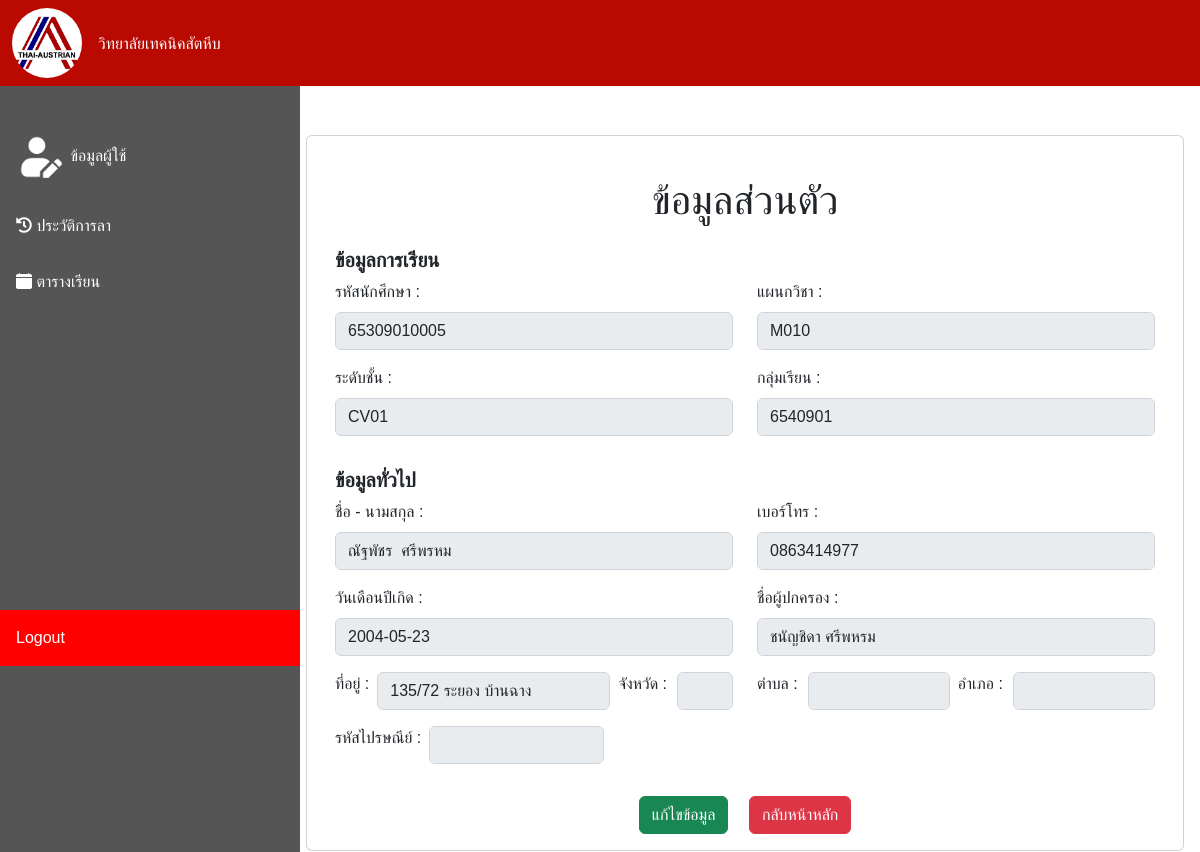
Page /User.php (signed in) on the earlier database version.
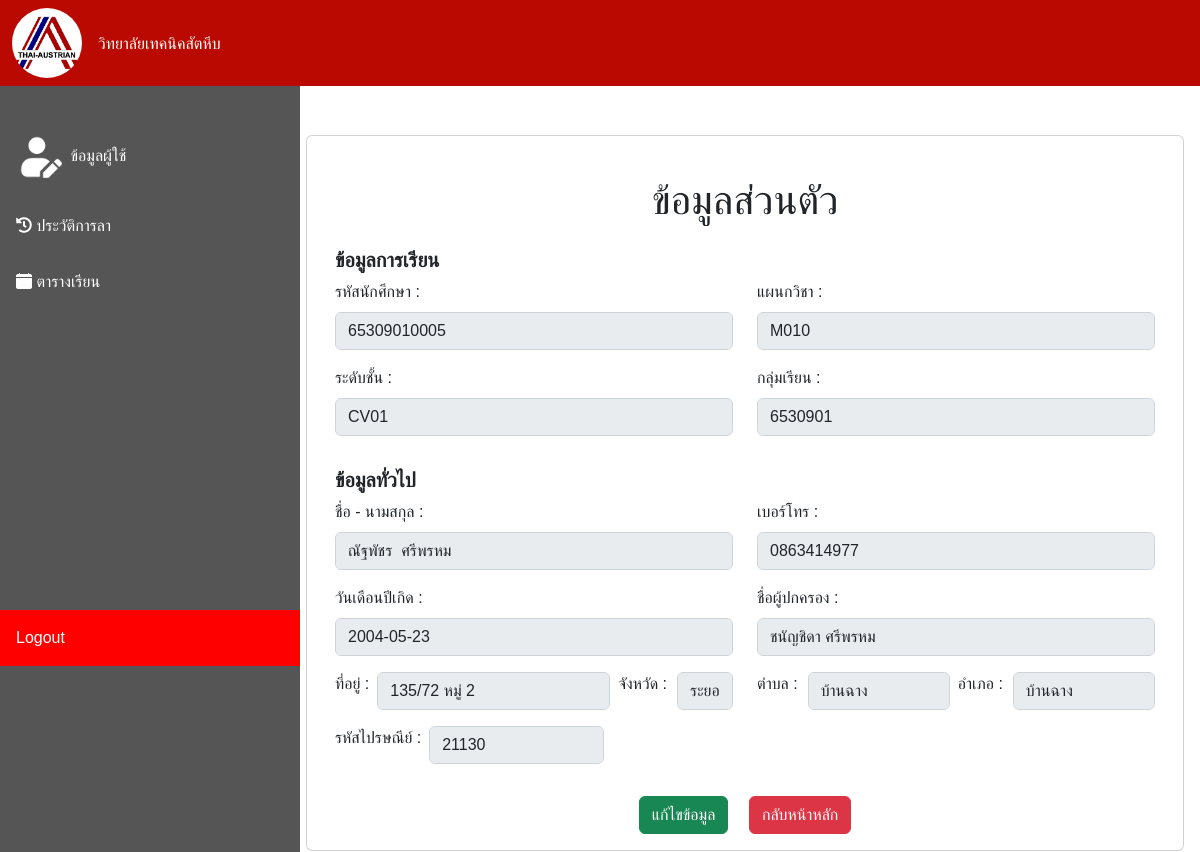
Same page on the later database version.
### tables this page shows
CREATE TABLE `std` (
  `STD_ID` varchar(11) NOT NULL,
  `Prefix_ID` varchar(4) NOT NULL,
  `STD_Name` varchar(50) NOT NULL,
  `STD_Lastname` varchar(50) NOT NULL,
  `STD_Birth` date DEFAULT NULL,
  `STD_Phone` varchar(10) DEFAULT NULL,
  `Classlev_ID` varchar(4) NOT NULL,
  `Major_ID` varchar(4) NOT NULL,
  `Parent_Name` varchar(100) NOT NULL,
  `STD_Address` varchar(100) DEFAULT NULL,
  `Group_ID` int(9) NOT NULL,
  `Password` varchar(50) NOT NULL,
  `provinces_id` int(2) DEFAULT NULL,
  `district_id` int(4) DEFAULT NULL,
  `subdistrict_id` int(6) DEFAULT NULL
);

CREATE TABLE `provinces` (
  `provinces_id` int(2) NOT NULL,
  `name_th` varchar(150) DEFAULT '',
  `name_th_short` varchar(10) DEFAULT '',
  `name_en` varchar(150) DEFAULT ''
);

CREATE TABLE `district` (
  `district_id` int(4) NOT NULL,
  `d_name_th` varchar(150) NOT NULL,
  `name_en` varchar(150) NOT NULL,
  `provinces_id` int(2) NOT NULL DEFAULT 0
);

CREATE TABLE `subdistrict` (
  `subdistrict_id` varchar(6) NOT NULL,
  `zip_code` int(11) NOT NULL,
  `s_name_th` varchar(150) NOT NULL,
  `name_en` varchar(150) NOT NULL,
  `district_id` int(11) NOT NULL DEFAULT 0
);

### User.php (the view, shortened to what the changed rows need)
<!DOCTYPE html>
<html lang="en">
<head>
    <link rel="stylesheet" href="https://maxcdn.bootstrapcdn.com/bootstrap/4.5.2/css/bootstrap.min.css">
</head>
<body>
    <?php
    include_once "navbar.php";
    include "connect.php";
    include "sidebar.php";
    if (isset($_SESSION["STD_ID"])) {
        $STD_ID = $_SESSION["STD_ID"];
        $Parent_Name = $_SESSION["Parent_Name"];
        $STD_Address = $_SESSION["STD_Address"];
        $Group_ID = $_SESSION["Group_ID"];
    } else {
        echo "กรุณาล็อกอินก่อนใช้งาน!";
    }
    ?>
    <div class="content">
        <div class="card mt-5" style="margin-left: 10rem;">
            <div class="card-body">
                <div class="container mt-4">
                    <div class="row">
                        <div class="col-12">
                            <h1 class="text-center">ข้อมูลส่วนตัว</h1>
                        </div>
                    </div>
                    <div class="row mt-3">
                        <div class="col-12 col-md-6">
                            <div class="form-group">
                                <label for="class-group">กลุ่มเรียน :</label>
                                <input type="text" class="form-control" id="class-group" value="<?php echo "$Group_ID"; ?>" disabled>
                            </div>
                        </div>
                    </div>
                    <div class="row mt-3">
                        <div class="col-12 col-md-6">
                            <div class="form-group d-flex">
                                <label for="address" class=" text-nowrap">ที่อยู่ :</label>
                                <input type="text" class="form-control form mx-2" id="address" style="width: 250px;" value="<?php echo "$STD_Address"; ?>" disabled>
                                <?php
                                $sql_all =
                                    "SELECT * FROM std
                        INNER JOIN subdistrict ON std.subdistrict_id = subdistrict.subdistrict_id
                        INNER JOIN district ON subdistrict.district_id = district.district_id
                        INNER JOIN provinces ON district.provinces_id = provinces.provinces_id
                        WHERE std.STD_ID = $STD_ID;";
                                $query_all = mysqli_query($connect, $sql_all);
                                $fetch_all = mysqli_fetch_assoc($query_all);
                                ?>
                                <label for="provinces" class=" text-nowrap">จังหวัด :</label>
                                <input type="text" class="form-control form" name="provinces" id="provinces" style="margin-left: 10px;" value="<?php echo $fetch_all['name_th']; ?>" disabled>
                            </div>
                        </div>
                        <div class="col-12 col-md-6">
                            <div class="form-group">
                                <label for="parent-name">ชื่อผู้ปกครอง :</label>
                                <input type="text" class="form-control" id="parent-name" value="<?php echo "$Parent_Name"; ?>" disabled>
                            </div>
                            <div class="form-group d-flex">
                                <label for="district" class=" text-nowrap">ตำบล :</label>
                                <input type="text" class="form-control form " name="districts" id="districts" style="margin-left: 10px;" value="<?php echo $fetch_all['d_name_th']; ?>" disabled>
                                <label for="subdistrict" class=" text-nowrap" style="margin-left: 8px;">อำเภอ :</label>
                                <input type="text" class="form-control form " name="subdistricts" id="subdistricts" style="margin-left: 10px;" value="<?php echo $fetch_all['s_name_th']; ?>" disabled>
                            </div>
                        </div>
                    </div>
                    <div class="row">
                        <div class="col-4">
                            <div class="form-group d-flex">
                                <label for="subdistrict" class=" text-nowrap">รหัสไปรษณีย์ :</label>
                                <input type="text" class="form-control form mx-2" name="zipcode" id="zipcode" style="width: 175px;" value="<?php echo $fetch_all['zip_code']; ?>" disabled>
                            </div>
                        </div>
                    </div>
                </div>
            </div>
        </div>
    </div>
</body>
</html>

Differences in the rows shown:
now on this page (row edited): std: provinces "ระยอง", districts "บ้านฉาง", subdistricts "บ้านฉาง", zipcode "21130"
Other differences:
form field value: "6540901" → "6530901"
form field value: "135/72 ระยอง บ้านฉาง" → "135/72 หมู่ 2"
form field value: "ชนัญชิดา ศรีพหรม" → "ชนัญชิดา ศรีพรหม"
